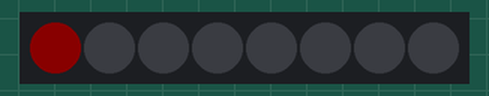
A sketch run on a simulated Arduino Uno, built with avr-gcc and run on an emulated ATmega328P. On the bench: 8 RGB LEDs in strip order, left to right. Dim RGB values are drawn brighter than linear.

Above: at 0.3 s.
At 0.7 s:
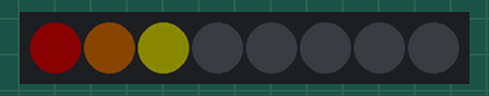
At 1.1 s:
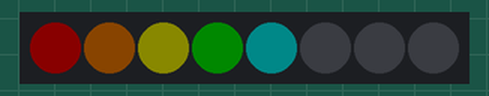
At 1.8 s:
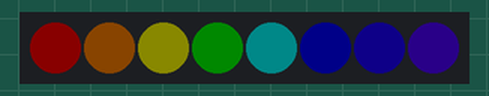
Timing chart, 0 to 40.0 s (numbered marks = the images above):
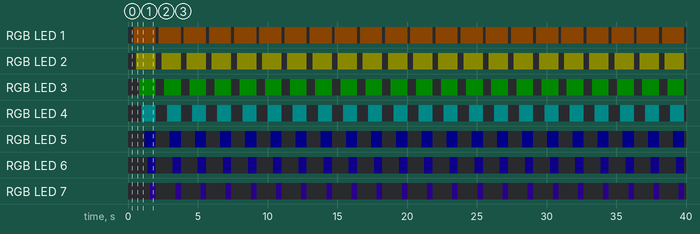

The sketch:

Color_Sticker_1.ino
```cpp
// 2017/10/18
// Faya-Nugget 範例程式 (Color_Sticker_1.ino)
// 單元: 模組介紹:faya串列全彩LED模組
// 網址: https://fayalab.blogspot.com/2017/09/colorsticker.html
// 目標: (1) 跑馬燈依序顯示紅橙黃綠青藍靛紫8種顏色
// 接線: Arduino ==> faya模組
//            D2 ==> 串列全彩LED_Din

#include <Adafruit_NeoPixel.h>

#define Neo_Pin       2   //串列全彩LED_Din腳位
#define NUMPIXELS     8   //串列全彩LED數量
Adafruit_NeoPixel faya_colorSticker = Adafruit_NeoPixel(NUMPIXELS, Neo_Pin, NEO_GRB + NEO_KHZ800);

void setup()
{
  faya_colorSticker.begin();            // 初始化NeoPixel函示庫
  faya_colorSticker.setBrightness(10);  // 亮度設定 (0~255)
}

void loop()
{
  faya_colorSticker.setPixelColor(0,255,0,0);     //紅
  delay(200);
  faya_colorSticker.show();
  faya_colorSticker.setPixelColor(1,255,127,0);   //橙
  delay(200);
  faya_colorSticker.show();
  faya_colorSticker.setPixelColor(2,255,255,0);   //黃
  delay(200);
  faya_colorSticker.show();
  faya_colorSticker.setPixelColor(3,0,255,0);     //綠
  delay(200);
  faya_colorSticker.show();
  faya_colorSticker.setPixelColor(4,0,255,255);   //青
  delay(200);
  faya_colorSticker.show();
  faya_colorSticker.setPixelColor(5,0,0,255);     //藍
  delay(200);
  faya_colorSticker.show();
  faya_colorSticker.setPixelColor(6,43,0,255);    //靛
  delay(200);
  faya_colorSticker.show();
  faya_colorSticker.setPixelColor(7,87,0,255);    //紫
  delay(200);
  faya_colorSticker.show();
  delay(200);
  faya_colorSticker.clear();
}
```

Measured:
- by itself, RGB LED 1: alternates RGB(10, 5, 0) for 1.6 s and off for 0.20 s
- by itself, RGB LED 2: alternates RGB(10, 10, 0) for 1.4 s and off for 0.40 s
- by itself, RGB LED 3: alternates RGB(0, 10, 0) for 1.2 s and off for 0.60 s
- by itself, RGB LED 4: alternates RGB(0, 10, 10) for 1.0 s and off for 0.80 s
- by itself, RGB LED 5: alternates RGB(0, 0, 10) for 0.80 s and off for 1.0 s
- by itself, RGB LED 6: alternates RGB(1, 0, 10) for 0.60 s and off for 1.2 s
- by itself, RGB LED 7: alternates RGB(3, 0, 10) for 0.40 s and off for 1.4 s
